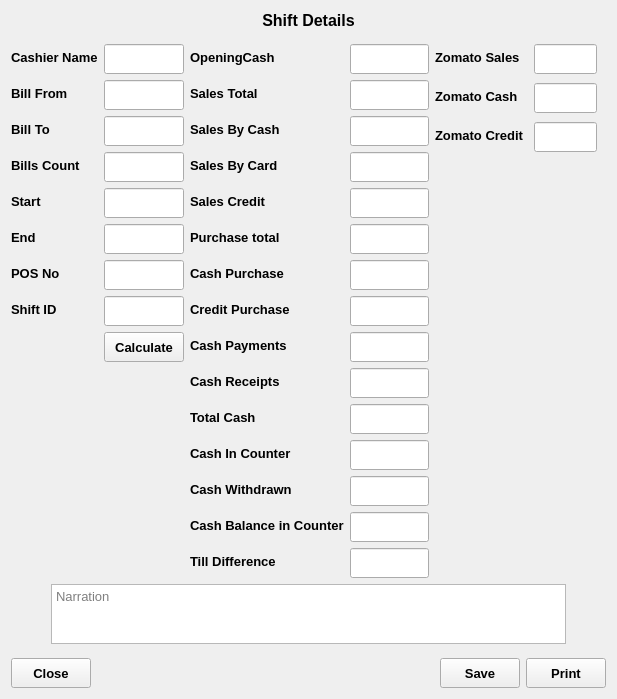
<?xml version="1.0" encoding="UTF-8"?>
<ui version="4.0">
 <class>ShiftEntry</class>
 <widget class="QWidget" name="ShiftEntry">
  <property name="geometry">
   <rect>
    <x>0</x>
    <y>0</y>
    <width>617</width>
    <height>699</height>
   </rect>
  </property>
  <property name="windowTitle">
   <string>Form</string>
  </property>
  <layout class="QVBoxLayout" name="verticalLayout">
   <item>
    <widget class="QLabel" name="TitleLabel">
     <property name="maximumSize">
      <size>
       <width>16777215</width>
       <height>60</height>
      </size>
     </property>
     <property name="font">
      <font>
       <pointsize>12</pointsize>
       <weight>75</weight>
       <bold>true</bold>
      </font>
     </property>
     <property name="text">
      <string>Shift Details</string>
     </property>
     <property name="alignment">
      <set>Qt::AlignCenter</set>
     </property>
    </widget>
   </item>
   <item>
    <spacer name="verticalSpacer">
     <property name="orientation">
      <enum>Qt::Vertical</enum>
     </property>
     <property name="sizeHint" stdset="0">
      <size>
       <width>20</width>
       <height>40</height>
      </size>
     </property>
    </spacer>
   </item>
   <item>
    <layout class="QHBoxLayout" name="horizontalLayout_2">
     <item>
      <spacer name="horizontalSpacer_2">
       <property name="orientation">
        <enum>Qt::Horizontal</enum>
       </property>
       <property name="sizeHint" stdset="0">
        <size>
         <width>40</width>
         <height>20</height>
        </size>
       </property>
      </spacer>
     </item>
     <item>
      <layout class="QFormLayout" name="formLayout_2">
       <item row="0" column="0">
        <widget class="QLabel" name="cashierNameLabel">
         <property name="font">
          <font>
           <pointsize>10</pointsize>
           <weight>75</weight>
           <bold>true</bold>
          </font>
         </property>
         <property name="text">
          <string>Cashier Name</string>
         </property>
        </widget>
       </item>
       <item row="0" column="1">
        <widget class="QLineEdit" name="cashierNameLineEdit">
         <property name="minimumSize">
          <size>
           <width>0</width>
           <height>30</height>
          </size>
         </property>
         <property name="font">
          <font>
           <pointsize>10</pointsize>
          </font>
         </property>
         <property name="readOnly">
          <bool>true</bool>
         </property>
        </widget>
       </item>
       <item row="1" column="0">
        <widget class="QLabel" name="billFromLabel">
         <property name="font">
          <font>
           <pointsize>10</pointsize>
           <weight>75</weight>
           <bold>true</bold>
          </font>
         </property>
         <property name="text">
          <string>Bill From</string>
         </property>
        </widget>
       </item>
       <item row="1" column="1">
        <widget class="QLineEdit" name="billFromLineEdit">
         <property name="minimumSize">
          <size>
           <width>0</width>
           <height>30</height>
          </size>
         </property>
         <property name="font">
          <font>
           <pointsize>10</pointsize>
          </font>
         </property>
         <property name="alignment">
          <set>Qt::AlignRight|Qt::AlignTrailing|Qt::AlignVCenter</set>
         </property>
         <property name="readOnly">
          <bool>true</bool>
         </property>
        </widget>
       </item>
       <item row="2" column="0">
        <widget class="QLabel" name="billToLabel">
         <property name="font">
          <font>
           <pointsize>10</pointsize>
           <weight>75</weight>
           <bold>true</bold>
          </font>
         </property>
         <property name="text">
          <string>Bill To</string>
         </property>
        </widget>
       </item>
       <item row="2" column="1">
        <widget class="QLineEdit" name="billToLineEdit">
         <property name="minimumSize">
          <size>
           <width>0</width>
           <height>30</height>
          </size>
         </property>
         <property name="font">
          <font>
           <pointsize>10</pointsize>
          </font>
         </property>
         <property name="alignment">
          <set>Qt::AlignRight|Qt::AlignTrailing|Qt::AlignVCenter</set>
         </property>
         <property name="readOnly">
          <bool>true</bool>
         </property>
        </widget>
       </item>
       <item row="3" column="0">
        <widget class="QLabel" name="billsCountLabel">
         <property name="font">
          <font>
           <pointsize>10</pointsize>
           <weight>75</weight>
           <bold>true</bold>
          </font>
         </property>
         <property name="text">
          <string>Bills Count</string>
         </property>
        </widget>
       </item>
       <item row="3" column="1">
        <widget class="QLineEdit" name="billsCountLineEdit">
         <property name="minimumSize">
          <size>
           <width>0</width>
           <height>30</height>
          </size>
         </property>
         <property name="font">
          <font>
           <pointsize>10</pointsize>
          </font>
         </property>
         <property name="alignment">
          <set>Qt::AlignRight|Qt::AlignTrailing|Qt::AlignVCenter</set>
         </property>
         <property name="readOnly">
          <bool>true</bool>
         </property>
        </widget>
       </item>
       <item row="4" column="0">
        <widget class="QLabel" name="timeFromLabel">
         <property name="font">
          <font>
           <pointsize>10</pointsize>
           <weight>75</weight>
           <bold>true</bold>
          </font>
         </property>
         <property name="text">
          <string>Start</string>
         </property>
        </widget>
       </item>
       <item row="4" column="1">
        <widget class="QLineEdit" name="timeFromLineEdit">
         <property name="minimumSize">
          <size>
           <width>0</width>
           <height>30</height>
          </size>
         </property>
         <property name="font">
          <font>
           <pointsize>10</pointsize>
          </font>
         </property>
         <property name="alignment">
          <set>Qt::AlignRight|Qt::AlignTrailing|Qt::AlignVCenter</set>
         </property>
         <property name="readOnly">
          <bool>true</bool>
         </property>
        </widget>
       </item>
       <item row="5" column="0">
        <widget class="QLabel" name="timeToLabel">
         <property name="font">
          <font>
           <pointsize>10</pointsize>
           <weight>75</weight>
           <bold>true</bold>
          </font>
         </property>
         <property name="text">
          <string>End</string>
         </property>
        </widget>
       </item>
       <item row="5" column="1">
        <widget class="QLineEdit" name="timeToLineEdit">
         <property name="minimumSize">
          <size>
           <width>0</width>
           <height>30</height>
          </size>
         </property>
         <property name="font">
          <font>
           <pointsize>10</pointsize>
          </font>
         </property>
         <property name="alignment">
          <set>Qt::AlignRight|Qt::AlignTrailing|Qt::AlignVCenter</set>
         </property>
         <property name="readOnly">
          <bool>true</bool>
         </property>
        </widget>
       </item>
       <item row="6" column="0">
        <widget class="QLabel" name="pOSNoLabel">
         <property name="font">
          <font>
           <pointsize>10</pointsize>
           <weight>75</weight>
           <bold>true</bold>
          </font>
         </property>
         <property name="text">
          <string>POS No</string>
         </property>
        </widget>
       </item>
       <item row="6" column="1">
        <widget class="QLineEdit" name="pOSNoLineEdit">
         <property name="minimumSize">
          <size>
           <width>0</width>
           <height>30</height>
          </size>
         </property>
         <property name="font">
          <font>
           <pointsize>10</pointsize>
          </font>
         </property>
         <property name="alignment">
          <set>Qt::AlignRight|Qt::AlignTrailing|Qt::AlignVCenter</set>
         </property>
         <property name="readOnly">
          <bool>true</bool>
         </property>
        </widget>
       </item>
       <item row="7" column="0">
        <widget class="QLabel" name="shiftIDLabel">
         <property name="font">
          <font>
           <pointsize>10</pointsize>
           <weight>75</weight>
           <bold>true</bold>
          </font>
         </property>
         <property name="text">
          <string>Shift ID</string>
         </property>
        </widget>
       </item>
       <item row="7" column="1">
        <widget class="QLineEdit" name="shiftIDLineEdit">
         <property name="minimumSize">
          <size>
           <width>0</width>
           <height>30</height>
          </size>
         </property>
         <property name="font">
          <font>
           <pointsize>10</pointsize>
          </font>
         </property>
         <property name="alignment">
          <set>Qt::AlignRight|Qt::AlignTrailing|Qt::AlignVCenter</set>
         </property>
         <property name="readOnly">
          <bool>true</bool>
         </property>
        </widget>
       </item>
       <item row="8" column="1">
        <widget class="QPushButton" name="CalculateButton">
         <property name="minimumSize">
          <size>
           <width>0</width>
           <height>30</height>
          </size>
         </property>
         <property name="font">
          <font>
           <pointsize>10</pointsize>
           <weight>75</weight>
           <bold>true</bold>
          </font>
         </property>
         <property name="text">
          <string>Calculate</string>
         </property>
        </widget>
       </item>
      </layout>
     </item>
     <item>
      <layout class="QFormLayout" name="formLayout">
       <item row="0" column="0">
        <widget class="QLabel" name="openingCashLabel">
         <property name="font">
          <font>
           <pointsize>10</pointsize>
           <weight>75</weight>
           <bold>true</bold>
          </font>
         </property>
         <property name="text">
          <string>OpeningCash</string>
         </property>
        </widget>
       </item>
       <item row="0" column="1">
        <widget class="QLineEdit" name="openingCashLineEdit">
         <property name="minimumSize">
          <size>
           <width>0</width>
           <height>30</height>
          </size>
         </property>
         <property name="font">
          <font>
           <pointsize>10</pointsize>
          </font>
         </property>
         <property name="alignment">
          <set>Qt::AlignRight|Qt::AlignTrailing|Qt::AlignVCenter</set>
         </property>
         <property name="readOnly">
          <bool>false</bool>
         </property>
        </widget>
       </item>
       <item row="1" column="0">
        <widget class="QLabel" name="salesTotalLabel">
         <property name="font">
          <font>
           <pointsize>10</pointsize>
           <weight>75</weight>
           <bold>true</bold>
          </font>
         </property>
         <property name="text">
          <string>Sales Total</string>
         </property>
        </widget>
       </item>
       <item row="1" column="1">
        <widget class="QLineEdit" name="salesTotalLineEdit">
         <property name="minimumSize">
          <size>
           <width>0</width>
           <height>30</height>
          </size>
         </property>
         <property name="font">
          <font>
           <pointsize>10</pointsize>
          </font>
         </property>
         <property name="alignment">
          <set>Qt::AlignRight|Qt::AlignTrailing|Qt::AlignVCenter</set>
         </property>
         <property name="readOnly">
          <bool>true</bool>
         </property>
        </widget>
       </item>
       <item row="2" column="0">
        <widget class="QLabel" name="salesByCashLabel">
         <property name="font">
          <font>
           <pointsize>10</pointsize>
           <weight>75</weight>
           <bold>true</bold>
          </font>
         </property>
         <property name="text">
          <string>Sales By Cash</string>
         </property>
        </widget>
       </item>
       <item row="2" column="1">
        <widget class="QLineEdit" name="salesByCashLineEdit">
         <property name="minimumSize">
          <size>
           <width>0</width>
           <height>30</height>
          </size>
         </property>
         <property name="font">
          <font>
           <pointsize>10</pointsize>
          </font>
         </property>
         <property name="alignment">
          <set>Qt::AlignRight|Qt::AlignTrailing|Qt::AlignVCenter</set>
         </property>
         <property name="readOnly">
          <bool>true</bool>
         </property>
        </widget>
       </item>
       <item row="3" column="0">
        <widget class="QLabel" name="salesByCardLabel">
         <property name="font">
          <font>
           <pointsize>10</pointsize>
           <weight>75</weight>
           <bold>true</bold>
          </font>
         </property>
         <property name="text">
          <string>Sales By Card</string>
         </property>
        </widget>
       </item>
       <item row="3" column="1">
        <widget class="QLineEdit" name="salesByCardLineEdit">
         <property name="minimumSize">
          <size>
           <width>0</width>
           <height>30</height>
          </size>
         </property>
         <property name="font">
          <font>
           <pointsize>10</pointsize>
          </font>
         </property>
         <property name="alignment">
          <set>Qt::AlignRight|Qt::AlignTrailing|Qt::AlignVCenter</set>
         </property>
         <property name="readOnly">
          <bool>true</bool>
         </property>
        </widget>
       </item>
       <item row="4" column="0">
        <widget class="QLabel" name="salesCreditLabel">
         <property name="font">
          <font>
           <pointsize>10</pointsize>
           <weight>75</weight>
           <bold>true</bold>
          </font>
         </property>
         <property name="text">
          <string>Sales Credit</string>
         </property>
        </widget>
       </item>
       <item row="4" column="1">
        <widget class="QLineEdit" name="salesCreditLineEdit">
         <property name="minimumSize">
          <size>
           <width>0</width>
           <height>30</height>
          </size>
         </property>
         <property name="font">
          <font>
           <pointsize>10</pointsize>
          </font>
         </property>
         <property name="alignment">
          <set>Qt::AlignRight|Qt::AlignTrailing|Qt::AlignVCenter</set>
         </property>
         <property name="readOnly">
          <bool>true</bool>
         </property>
        </widget>
       </item>
       <item row="5" column="0">
        <widget class="QLabel" name="expensePurchasesLabel">
         <property name="font">
          <font>
           <pointsize>10</pointsize>
           <weight>75</weight>
           <bold>true</bold>
          </font>
         </property>
         <property name="text">
          <string>Purchase total</string>
         </property>
        </widget>
       </item>
       <item row="5" column="1">
        <widget class="QLineEdit" name="purchaseTotal">
         <property name="minimumSize">
          <size>
           <width>0</width>
           <height>30</height>
          </size>
         </property>
         <property name="font">
          <font>
           <pointsize>10</pointsize>
          </font>
         </property>
         <property name="alignment">
          <set>Qt::AlignRight|Qt::AlignTrailing|Qt::AlignVCenter</set>
         </property>
         <property name="readOnly">
          <bool>true</bool>
         </property>
        </widget>
       </item>
       <item row="9" column="0">
        <widget class="QLabel" name="receiptsLabel">
         <property name="font">
          <font>
           <pointsize>10</pointsize>
           <weight>75</weight>
           <bold>true</bold>
          </font>
         </property>
         <property name="text">
          <string>Cash Receipts</string>
         </property>
        </widget>
       </item>
       <item row="9" column="1">
        <widget class="QLineEdit" name="receiptsLineEdit">
         <property name="minimumSize">
          <size>
           <width>0</width>
           <height>30</height>
          </size>
         </property>
         <property name="font">
          <font>
           <pointsize>10</pointsize>
          </font>
         </property>
         <property name="alignment">
          <set>Qt::AlignRight|Qt::AlignTrailing|Qt::AlignVCenter</set>
         </property>
         <property name="readOnly">
          <bool>true</bool>
         </property>
        </widget>
       </item>
       <item row="10" column="0">
        <widget class="QLabel" name="totalCashLabel">
         <property name="font">
          <font>
           <pointsize>10</pointsize>
           <weight>75</weight>
           <bold>true</bold>
          </font>
         </property>
         <property name="text">
          <string>Total Cash</string>
         </property>
        </widget>
       </item>
       <item row="10" column="1">
        <widget class="QLineEdit" name="totalCashLineEdit">
         <property name="minimumSize">
          <size>
           <width>0</width>
           <height>30</height>
          </size>
         </property>
         <property name="font">
          <font>
           <pointsize>10</pointsize>
          </font>
         </property>
         <property name="alignment">
          <set>Qt::AlignRight|Qt::AlignTrailing|Qt::AlignVCenter</set>
         </property>
         <property name="readOnly">
          <bool>true</bool>
         </property>
        </widget>
       </item>
       <item row="11" column="0">
        <widget class="QLabel" name="cashInCounterLabel">
         <property name="font">
          <font>
           <pointsize>10</pointsize>
           <weight>75</weight>
           <bold>true</bold>
          </font>
         </property>
         <property name="text">
          <string>Cash In Counter</string>
         </property>
        </widget>
       </item>
       <item row="11" column="1">
        <widget class="QLineEdit" name="cashInCounterLineEdit">
         <property name="minimumSize">
          <size>
           <width>0</width>
           <height>30</height>
          </size>
         </property>
         <property name="font">
          <font>
           <pointsize>10</pointsize>
          </font>
         </property>
         <property name="alignment">
          <set>Qt::AlignRight|Qt::AlignTrailing|Qt::AlignVCenter</set>
         </property>
         <property name="readOnly">
          <bool>true</bool>
         </property>
        </widget>
       </item>
       <item row="12" column="0">
        <widget class="QLabel" name="cashWithdrawnLabel">
         <property name="font">
          <font>
           <pointsize>10</pointsize>
           <weight>75</weight>
           <bold>true</bold>
          </font>
         </property>
         <property name="text">
          <string>Cash Withdrawn</string>
         </property>
        </widget>
       </item>
       <item row="12" column="1">
        <widget class="QLineEdit" name="cashWithdrawnLineEdit">
         <property name="minimumSize">
          <size>
           <width>0</width>
           <height>30</height>
          </size>
         </property>
         <property name="font">
          <font>
           <pointsize>10</pointsize>
          </font>
         </property>
         <property name="alignment">
          <set>Qt::AlignRight|Qt::AlignTrailing|Qt::AlignVCenter</set>
         </property>
         <property name="readOnly">
          <bool>false</bool>
         </property>
        </widget>
       </item>
       <item row="13" column="0">
        <widget class="QLabel" name="cashBalanceInCounterLabel">
         <property name="font">
          <font>
           <pointsize>10</pointsize>
           <weight>75</weight>
           <bold>true</bold>
          </font>
         </property>
         <property name="text">
          <string>Cash Balance in Counter</string>
         </property>
        </widget>
       </item>
       <item row="13" column="1">
        <widget class="QLineEdit" name="cashBalanceInCounterLineEdit">
         <property name="minimumSize">
          <size>
           <width>0</width>
           <height>30</height>
          </size>
         </property>
         <property name="font">
          <font>
           <pointsize>10</pointsize>
          </font>
         </property>
         <property name="alignment">
          <set>Qt::AlignRight|Qt::AlignTrailing|Qt::AlignVCenter</set>
         </property>
         <property name="readOnly">
          <bool>true</bool>
         </property>
        </widget>
       </item>
       <item row="14" column="0">
        <widget class="QLabel" name="tillDifferenceLabel">
         <property name="font">
          <font>
           <pointsize>10</pointsize>
           <weight>75</weight>
           <bold>true</bold>
          </font>
         </property>
         <property name="text">
          <string>Till Difference</string>
         </property>
        </widget>
       </item>
       <item row="14" column="1">
        <widget class="QLineEdit" name="tillDifferenceLineEdit">
         <property name="minimumSize">
          <size>
           <width>0</width>
           <height>30</height>
          </size>
         </property>
         <property name="font">
          <font>
           <pointsize>10</pointsize>
          </font>
         </property>
         <property name="alignment">
          <set>Qt::AlignRight|Qt::AlignTrailing|Qt::AlignVCenter</set>
         </property>
         <property name="readOnly">
          <bool>true</bool>
         </property>
        </widget>
       </item>
       <item row="6" column="0">
        <widget class="QLabel" name="cashPurchaseLabel">
         <property name="font">
          <font>
           <pointsize>10</pointsize>
           <weight>75</weight>
           <bold>true</bold>
          </font>
         </property>
         <property name="text">
          <string>Cash Purchase</string>
         </property>
        </widget>
       </item>
       <item row="6" column="1">
        <widget class="QLineEdit" name="cashPurchaseLineEdit">
         <property name="minimumSize">
          <size>
           <width>0</width>
           <height>30</height>
          </size>
         </property>
         <property name="font">
          <font>
           <pointsize>10</pointsize>
          </font>
         </property>
         <property name="alignment">
          <set>Qt::AlignRight|Qt::AlignTrailing|Qt::AlignVCenter</set>
         </property>
         <property name="readOnly">
          <bool>true</bool>
         </property>
        </widget>
       </item>
       <item row="7" column="1">
        <widget class="QLineEdit" name="creditPurchaseLine">
         <property name="minimumSize">
          <size>
           <width>0</width>
           <height>30</height>
          </size>
         </property>
         <property name="font">
          <font>
           <pointsize>10</pointsize>
          </font>
         </property>
         <property name="alignment">
          <set>Qt::AlignRight|Qt::AlignTrailing|Qt::AlignVCenter</set>
         </property>
         <property name="readOnly">
          <bool>true</bool>
         </property>
        </widget>
       </item>
       <item row="7" column="0">
        <widget class="QLabel" name="creditPurchaseLabel">
         <property name="font">
          <font>
           <pointsize>10</pointsize>
           <weight>75</weight>
           <bold>true</bold>
          </font>
         </property>
         <property name="text">
          <string>Credit Purchase</string>
         </property>
        </widget>
       </item>
       <item row="8" column="0">
        <widget class="QLabel" name="cashPaymentsLabel">
         <property name="font">
          <font>
           <pointsize>10</pointsize>
           <weight>75</weight>
           <bold>true</bold>
          </font>
         </property>
         <property name="text">
          <string>Cash Payments</string>
         </property>
        </widget>
       </item>
       <item row="8" column="1">
        <widget class="QLineEdit" name="cashPaymentsLineEdit">
         <property name="minimumSize">
          <size>
           <width>0</width>
           <height>30</height>
          </size>
         </property>
         <property name="font">
          <font>
           <pointsize>10</pointsize>
          </font>
         </property>
         <property name="alignment">
          <set>Qt::AlignRight|Qt::AlignTrailing|Qt::AlignVCenter</set>
         </property>
         <property name="readOnly">
          <bool>true</bool>
         </property>
        </widget>
       </item>
      </layout>
     </item>
     <item>
      <widget class="QWidget" name="ZomatoWidget" native="true">
       <property name="minimumSize">
        <size>
         <width>150</width>
         <height>0</height>
        </size>
       </property>
       <layout class="QVBoxLayout" name="verticalLayout_2">
        <property name="leftMargin">
         <number>0</number>
        </property>
        <property name="topMargin">
         <number>0</number>
        </property>
        <item>
         <layout class="QFormLayout" name="formLayout_3">
          <property name="horizontalSpacing">
           <number>9</number>
          </property>
          <property name="verticalSpacing">
           <number>9</number>
          </property>
          <item row="0" column="0">
           <widget class="QLabel" name="zomatosalesLabel">
            <property name="font">
             <font>
              <pointsize>10</pointsize>
              <weight>75</weight>
              <bold>true</bold>
             </font>
            </property>
            <property name="text">
             <string>Zomato Sales</string>
            </property>
           </widget>
          </item>
          <item row="0" column="1">
           <widget class="QLineEdit" name="zomatosalesLineEdit">
            <property name="minimumSize">
             <size>
              <width>0</width>
              <height>30</height>
             </size>
            </property>
           </widget>
          </item>
          <item row="1" column="0">
           <widget class="QLabel" name="zomatoCashLabel">
            <property name="font">
             <font>
              <pointsize>10</pointsize>
              <weight>75</weight>
              <bold>true</bold>
             </font>
            </property>
            <property name="text">
             <string>Zomato Cash</string>
            </property>
           </widget>
          </item>
          <item row="1" column="1">
           <widget class="QLineEdit" name="zomatoCashLineEdit">
            <property name="minimumSize">
             <size>
              <width>0</width>
              <height>30</height>
             </size>
            </property>
           </widget>
          </item>
          <item row="2" column="0">
           <widget class="QLabel" name="zomatoCODLabel">
            <property name="font">
             <font>
              <pointsize>10</pointsize>
              <weight>75</weight>
              <bold>true</bold>
             </font>
            </property>
            <property name="text">
             <string>Zomato Credit</string>
            </property>
           </widget>
          </item>
          <item row="2" column="1">
           <widget class="QLineEdit" name="zomatoCODLineEdit">
            <property name="minimumSize">
             <size>
              <width>0</width>
              <height>30</height>
             </size>
            </property>
           </widget>
          </item>
         </layout>
        </item>
       </layout>
      </widget>
     </item>
     <item>
      <spacer name="horizontalSpacer_4">
       <property name="orientation">
        <enum>Qt::Horizontal</enum>
       </property>
       <property name="sizeHint" stdset="0">
        <size>
         <width>40</width>
         <height>20</height>
        </size>
       </property>
      </spacer>
     </item>
    </layout>
   </item>
   <item>
    <layout class="QHBoxLayout" name="horizontalLayout_3" stretch="0,1,0">
     <item>
      <spacer name="horizontalSpacer_5">
       <property name="orientation">
        <enum>Qt::Horizontal</enum>
       </property>
       <property name="sizeHint" stdset="0">
        <size>
         <width>40</width>
         <height>20</height>
        </size>
       </property>
      </spacer>
     </item>
     <item>
      <widget class="QPlainTextEdit" name="narration">
       <property name="maximumSize">
        <size>
         <width>700</width>
         <height>60</height>
        </size>
       </property>
       <property name="font">
        <font>
         <pointsize>10</pointsize>
        </font>
       </property>
       <property name="placeholderText">
        <string>Narration</string>
       </property>
      </widget>
     </item>
     <item>
      <spacer name="horizontalSpacer_3">
       <property name="orientation">
        <enum>Qt::Horizontal</enum>
       </property>
       <property name="sizeHint" stdset="0">
        <size>
         <width>40</width>
         <height>20</height>
        </size>
       </property>
      </spacer>
     </item>
    </layout>
   </item>
   <item>
    <spacer name="verticalSpacer_2">
     <property name="orientation">
      <enum>Qt::Vertical</enum>
     </property>
     <property name="sizeHint" stdset="0">
      <size>
       <width>20</width>
       <height>40</height>
      </size>
     </property>
    </spacer>
   </item>
   <item>
    <layout class="QHBoxLayout" name="horizontalLayout">
     <item>
      <widget class="QPushButton" name="CloseButton">
       <property name="minimumSize">
        <size>
         <width>80</width>
         <height>30</height>
        </size>
       </property>
       <property name="font">
        <font>
         <pointsize>10</pointsize>
         <weight>75</weight>
         <bold>true</bold>
        </font>
       </property>
       <property name="text">
        <string>Close</string>
       </property>
      </widget>
     </item>
     <item>
      <spacer name="horizontalSpacer">
       <property name="orientation">
        <enum>Qt::Horizontal</enum>
       </property>
       <property name="sizeHint" stdset="0">
        <size>
         <width>40</width>
         <height>20</height>
        </size>
       </property>
      </spacer>
     </item>
     <item>
      <widget class="QPushButton" name="saveButton">
       <property name="minimumSize">
        <size>
         <width>80</width>
         <height>30</height>
        </size>
       </property>
       <property name="font">
        <font>
         <pointsize>10</pointsize>
         <weight>75</weight>
         <bold>true</bold>
        </font>
       </property>
       <property name="text">
        <string>Save</string>
       </property>
      </widget>
     </item>
     <item>
      <widget class="QPushButton" name="printButton">
       <property name="minimumSize">
        <size>
         <width>80</width>
         <height>30</height>
        </size>
       </property>
       <property name="font">
        <font>
         <pointsize>10</pointsize>
         <weight>75</weight>
         <bold>true</bold>
        </font>
       </property>
       <property name="text">
        <string>Print</string>
       </property>
      </widget>
     </item>
    </layout>
   </item>
  </layout>
 </widget>
 <resources/>
 <connections/>
</ui>
